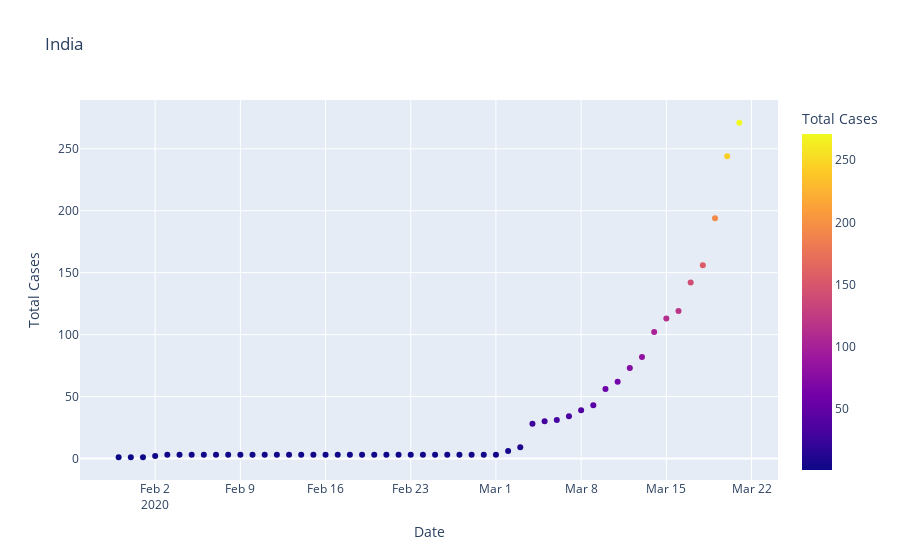

The notebook cell saved with this chart:
### Code cell
fig = px.scatter(India , x = 'Date' , y = 'Total Cases' , color = 'Total Cases' , title = 'India')
fig.show()

### Figure 1 — Plotly figure (JSON) as saved in the notebook; plotly's stock layout.template omitted (floating-point values rounded to 4 significant figures)
{"data": [{"hovertemplate": "Date=%{x}<br>Total Cases=%{marker.color}<extra></extra>", "legendgroup": "", "marker": {"color": [1, 1, 1, 2, 3, 3, 3, 3, 3, 3, 3, 3, 3, 3, 3, 3, 3, 3, 3, 3, 3, 3, 3, 3, 3, 3, 3, 3, 3, 3, 3, 3, 6, 9, 28, 30, 31, 34, 39, 43, 56, 62, 73, 82, 102, 113, 119, 142, 156, 194, 244, 271], "coloraxis": "coloraxis", "symbol": "circle"}, "mode": "markers", "name": "", "orientation": "v", "showlegend": false, "type": "scatter", "x": ["2020-01-30T00:00:00", "2020-01-31T00:00:00", "2020-02-01T00:00:00", "2020-02-02T00:00:00", "2020-02-03T00:00:00", "2020-02-04T00:00:00", "2020-02-05T00:00:00", "2020-02-06T00:00:00", "2020-02-07T00:00:00", "2020-02-08T00:00:00", "2020-02-09T00:00:00", "2020-02-10T00:00:00", "2020-02-11T00:00:00", "2020-02-12T00:00:00", "2020-02-13T00:00:00", "2020-02-14T00:00:00", "2020-02-15T00:00:00", "2020-02-16T00:00:00", "2020-02-17T00:00:00", "2020-02-18T00:00:00", "2020-02-19T00:00:00", "2020-02-20T00:00:00", "2020-02-21T00:00:00", "2020-02-22T00:00:00", "2020-02-23T00:00:00", "2020-02-24T00:00:00", "2020-02-25T00:00:00", "2020-02-26T00:00:00", "2020-02-27T00:00:00", "2020-02-28T00:00:00", "2020-02-29T00:00:00", "2020-03-01T00:00:00", "2020-03-02T00:00:00", "2020-03-03T00:00:00", "2020-03-04T00:00:00", "2020-03-05T00:00:00", "2020-03-06T00:00:00", "2020-03-07T00:00:00", "2020-03-08T00:00:00", "2020-03-09T00:00:00", "2020-03-10T00:00:00", "2020-03-11T00:00:00", "2020-03-12T00:00:00", "2020-03-13T00:00:00", "2020-03-14T00:00:00", "2020-03-15T00:00:00", "2020-03-16T00:00:00", "2020-03-17T00:00:00", "2020-03-18T00:00:00", "2020-03-19T00:00:00", "2020-03-20T00:00:00", "2020-03-21T00:00:00"], "xaxis": "x", "y": [1, 1, 1, 2, 3, 3, 3, 3, 3, 3, 3, 3, 3, 3, 3, 3, 3, 3, 3, 3, 3, 3, 3, 3, 3, 3, 3, 3, 3, 3, 3, 3, 6, 9, 28, 30, 31, 34, 39, 43, 56, 62, 73, 82, 102, 113, 119, 142, 156, 194, 244, 271], "yaxis": "y"}], "layout": {"coloraxis": {"colorbar": {"title": {"text": "Total Cases"}}, "colorscale": [[0, "#0d0887"], [0.1111, "#46039f"], [0.2222, "#7201a8"], [0.3333, "#9c179e"], [0.4444, "#bd3786"], [0.5556, "#d8576b"], [0.6667, "#ed7953"], [0.7778, "#fb9f3a"], [0.8889, "#fdca26"], [1, "#f0f921"]]}, "legend": {"tracegroupgap": 0}, "title": {"text": "India"}, "xaxis": {"anchor": "y", "domain": [0, 1], "title": {"text": "Date"}}, "yaxis": {"anchor": "x", "domain": [0, 1], "title": {"text": "Total Cases"}}}}
